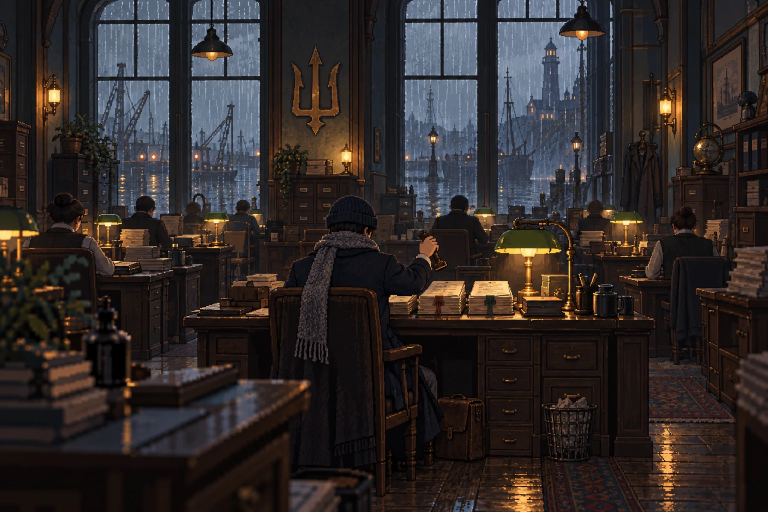
#> input picture assets_src/illustrations_gpt/prologue_1.webp, 1536 x 1024 px (shown at 1/2 size); its folder holds only this picture in this run
$ python build_illustrations.py
#> lines starting #> are read from the running program, lines starting #| are printed output that depends on the picture
#!/usr/bin/env python3
"""Illustrations drawn in GPT Image (docs/art/ILLUSTRATIONS_GPT_IMAGE.md) -> the game's pixel grid.

Sources lie in assets_src/illustrations_gpt/<id>.(png|webp). Full-screen frames (1536x1024) are cropped to
16:9 around the middle and shrunk to 480x270, the interface grid (shown at 2 screen pixels per pixel);
festival posters (1024x1536) keep their shape at 270 px high; Agatha's sketches (1024x1024) become 160x160.
Averaging each block and cutting the colours down to a small palette without dithering turns the painterly
source into flat pixel art. Output: assets/sprites/illustrations/<id>.png.
"""
from pathlib import Path

from PIL import Image

ROOT = Path(__file__).resolve().parent.parent
SRC = ROOT / "assets_src" / "illustrations_gpt"
OUT = ROOT / "assets" / "sprites" / "illustrations"
COLORS = 64


def target(stem: str, size: tuple) -> tuple:
    if stem.startswith("poster_"):
        return (round(270 * size[0] / size[1]), 270), None
    if stem.startswith("sketch_"):
        return (160, 160), None
    return (480, 270), 16 / 9


def convert(path: Path) -> Path:
    im = Image.open(path).convert("RGB")
#> im is the input picture: PIL image 1536x1024 RGB; mean R, G, B 47.7, 41.3, 40.3
    (w, h), aspect = target(path.stem, im.size)
#> w = 480; h = 270; aspect = 1.78
    if aspect:
        crop_h = min(im.height, round(im.width / aspect))
#> crop_h = 864
        top = (im.height - crop_h) // 2
#> top = 80
        im = im.crop((0, top, im.width, top + crop_h))
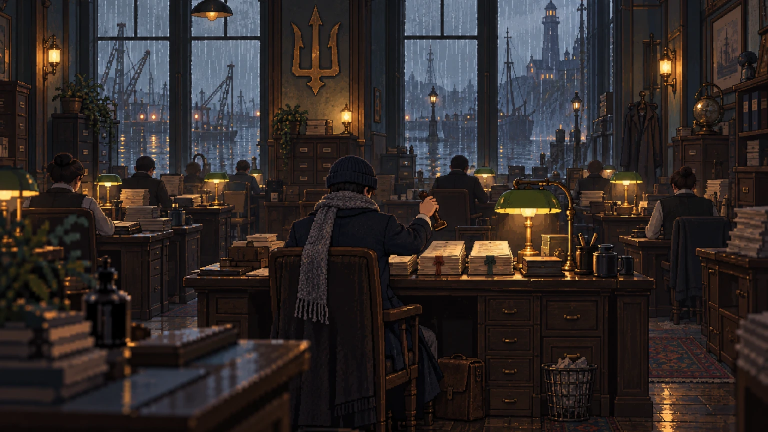
#> im: PIL image 1536x864 RGB (shown at 1/2 size); mean R, G, B 48, 41.2, 39.8
    im = im.resize((w, h), Image.BOX)
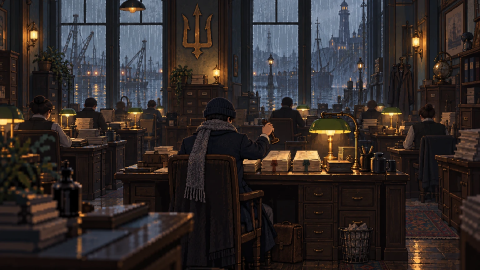
#> im: PIL image 480x270 RGB; mean R, G, B 48.1, 41.2, 39.8
    im = im.quantize(colors=COLORS, method=Image.Quantize.MEDIANCUT, dither=Image.Dither.NONE).convert("RGB")
    out = OUT / (path.stem + ".png")
    im.save(out, optimize=True)
    return out


def main() -> None:
    OUT.mkdir(parents=True, exist_ok=True)
    for path in sorted(SRC.iterdir()):
        if path.suffix.lower() in (".png", ".webp", ".jpg", ".jpeg"):
            print(convert(path).relative_to(ROOT))


if __name__ == "__main__":
    main()

$ run again, on assets_src/illustrations_gpt/prologue_4.webp
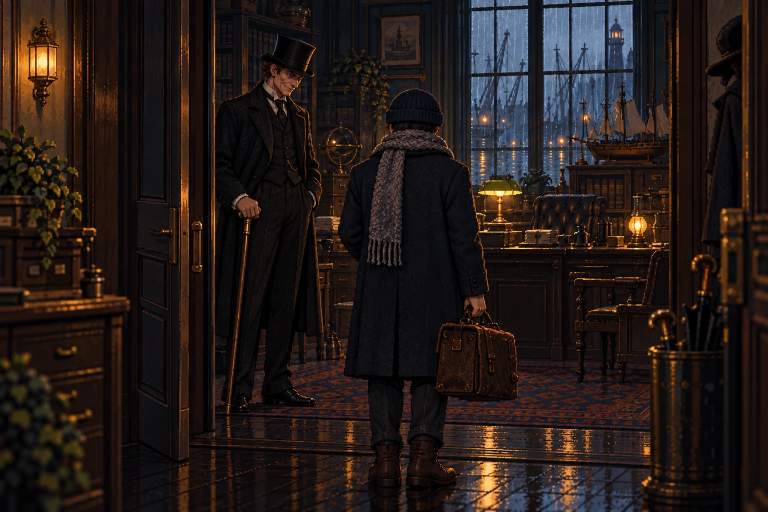
#> input picture assets_src/illustrations_gpt/prologue_4.webp, 1536 x 1024 px (shown at 1/2 size)
#> in convert, im is the input picture: PIL image 1536x1024 RGB; mean R, G, B 36.2, 26.7, 23.6
#> in convert, `im = im.resize((w, h), Image.BOX)`:
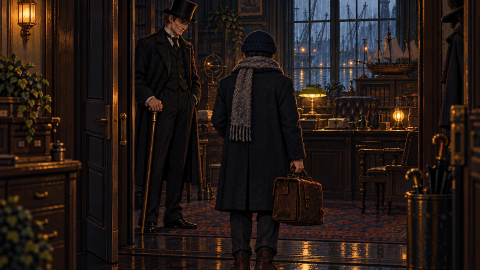
#> im: PIL image 480x270 RGB; mean R, G, B 35.8, 25.6, 21.8
#> in convert, `im = im.quantize(colors=COLORS, method=Image.Quantize.MEDIANCUT, dithe..`:
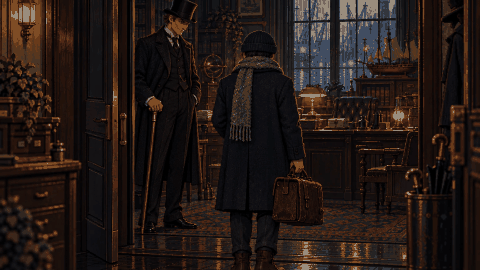
#> im: PIL image 480x270 RGB; mean R, G, B 35.3, 24.9, 21.1
